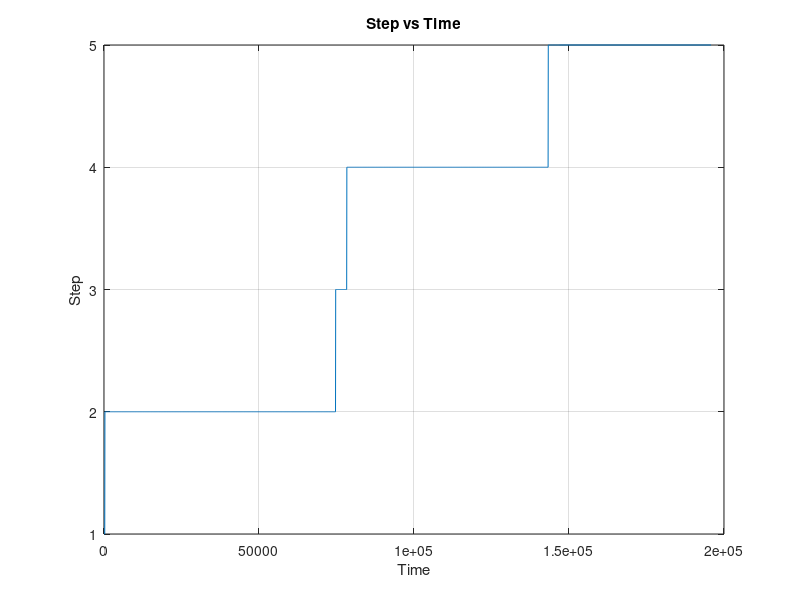

This figure's MATLAB source:
% 1. 파일 불러오기
data = load('05-08-17_13.26 C20 OCV Test_C20_25dC.mat');

% 2. 전류(Current) 데이터 추출 (대소문자 주의)
current = data.meas.Current;

% 3. step 배열 초기화 (전류 크기만큼)
step = zeros(size(current));

% 4. 조건에 따라 step 값 할당

% (1) 처음 전류가 0인 구간 (step 1)
first_zero_end = find(current ~= 0, 1) - 1;
if isempty(first_zero_end)
    first_zero_end = length(current);
end
step(1:first_zero_end) = 1;

% (2) 전류가 -0.15에서 절대값 0.01 차이나는 구간 (step 2)
neg_idx = find(abs(current - (-0.15)) <= 0.01);
step(neg_idx) = 2;

% (3) 전류가 다시 0으로 돌아온 구간 (step 3, step 2 이후)
if ~isempty(neg_idx)
    next_zero_start = find(current(neg_idx(end):end) == 0, 1) + neg_idx(end) - 1;
    next_zero_end = find(current(next_zero_start:end) ~= 0, 1) + next_zero_start - 2;
    if isempty(next_zero_end)
        next_zero_end = length(current);
    end
    step(next_zero_start:next_zero_end) = 3;
end

% (4) 전류가 0.15에서 절대값 0.01 차이나는 구간 (step 4)
pos_idx = find(abs(current - 0.15) <= 0.01);
step(pos_idx) = 4;

% (5) 전류가 다시 0으로 돌아온 구간 (step 5, step 4 이후)
if ~isempty(pos_idx)
    final_zero_start = find(current(pos_idx(end):end) == 0, 1) + pos_idx(end) - 1;
    final_zero_end = find(current(final_zero_start:end) ~= 0, 1) + final_zero_start - 2;
    if isempty(final_zero_end)
        final_zero_end = length(current);
    end
    step(final_zero_start:final_zero_end) = 5;
end

% 5. step 데이터를 meas 구조체에 추가
data.meas.step = step;

% 6. 변경된 데이터를 새로운 MAT 파일로 저장
save('05-08-17_13.26 C20 OCV Test_C20_25dC_updated.mat', '-struct', 'data');

% 7. 결과 확인을 위한 step 데이터 출력
disp('Step data successfully added to the MAT file.');

% 8. 시각화 확인
figure;
plot(data.meas.Time, step);
title('Step vs Time');
xlabel('Time');
ylabel('Step');
grid on;
